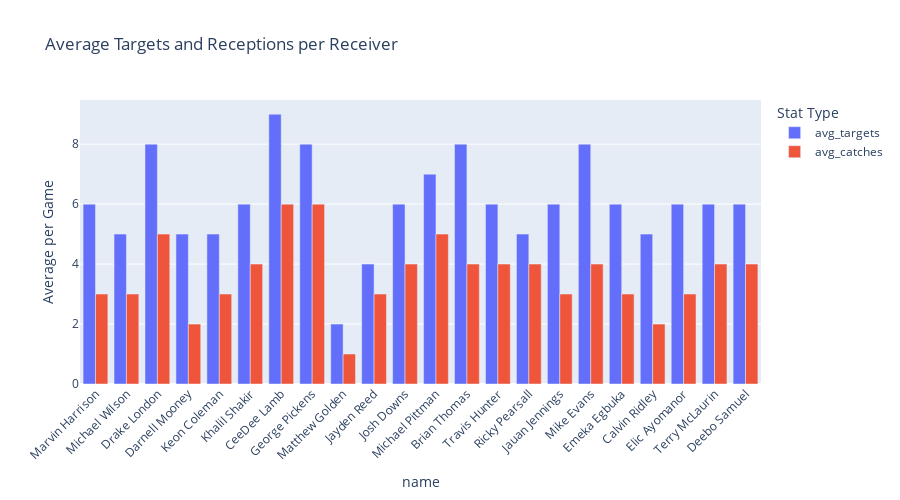

Here is the notebook cell this chart was saved with:
### Code cell
teams = ["ATL", "ARI", "BUF", "DAL", "GB", "IND", "JAX", "SF", "TB", "TEN", "WAS"]

with duckdb.connect(DATABASE) as con:
    df_wr1_wr2 = con.sql("""
        SELECT player_id, name, current_team_x, depth_chart_rank, ROUND(AVG(receiving_targets)) AS avg_targets, ROUND(AVG(snaps)) AS avg_snaps, ROUND(AVG(receiving_catches)) AS avg_catches, ROUND(AVG(receiving_yards),1) AS avg_yards
        FROM wr1_wr2
        GROUP BY player_id, current_team_x, name, depth_chart_rank
        ORDER BY current_team_x, depth_chart_rank
        ;
    """).df()

plot_df = df_wr1_wr2.melt(
    id_vars=["name", "current_team_x"],
    value_vars=["avg_targets", "avg_catches"],
    var_name="stat",
    value_name="value"
)
plot_df = plot_df[plot_df["current_team_x"].isin(teams)]

fig = px.bar(
    plot_df,
    x="name",   # receiver
    y="value",       # stat value
    color="stat",    # Targets and Receptions stacked
    hover_data=["current_team_x"],  # show team on hover
    title="Average Targets and Receptions per Receiver",
    labels={
        "player_id": "Receiver",
        "value": "Average per Game",
        "stat": "Stat Type"
    }
)

# Make it stacked
fig.update_layout(
    barmode="group",
    xaxis_tickangle=-45,
    height=500
)

fig.show()

### Figure 1 — Plotly figure (JSON) as saved in the notebook; plotly's stock layout.template omitted (floating-point values rounded to 4 significant figures)
{"data": [{"customdata": [["ARI"], ["ARI"], ["ATL"], ["ATL"], ["BUF"], ["BUF"], ["DAL"], ["DAL"], ["GB"], ["GB"], ["IND"], ["IND"], ["JAX"], ["JAX"], ["SF"], ["SF"], ["TB"], ["TB"], ["TEN"], ["TEN"], ["WAS"], ["WAS"]], "hovertemplate": "Stat Type=avg_targets<br>name=%{x}<br>Average per Game=%{y}<br>current_team_x=%{customdata[0]}<extra></extra>", "legendgroup": "avg_targets", "marker": {"color": "#636efa", "pattern": {"shape": ""}}, "name": "avg_targets", "orientation": "v", "showlegend": true, "textposition": "auto", "type": "bar", "x": ["Marvin Harrison", "Michael Wilson", "Drake London", "Darnell Mooney", "Keon Coleman", "Khalil Shakir", "CeeDee Lamb", "George Pickens", "Matthew Golden", "Jayden Reed", "Josh Downs", "Michael Pittman", "Brian Thomas", "Travis Hunter", "Ricky Pearsall", "Jauan Jennings", "Mike Evans", "Emeka Egbuka", "Calvin Ridley", "Elic Ayomanor", "Terry McLaurin", "Deebo Samuel"], "xaxis": "x", "y": [6.0, 5.0, 8.0, 5.0, 5.0, 6.0, 9.0, 8.0, 2.0, 4.0, 6.0, 7.0, 8.0, 6.0, 5.0, 6.0, 8.0, 6.0, 5.0, 6.0, 6.0, 6.0], "yaxis": "y"}, {"customdata": [["ARI"], ["ARI"], ["ATL"], ["ATL"], ["BUF"], ["BUF"], ["DAL"], ["DAL"], ["GB"], ["GB"], ["IND"], ["IND"], ["JAX"], ["JAX"], ["SF"], ["SF"], ["TB"], ["TB"], ["TEN"], ["TEN"], ["WAS"], ["WAS"]], "hovertemplate": "Stat Type=avg_catches<br>name=%{x}<br>Average per Game=%{y}<br>current_team_x=%{customdata[0]}<extra></extra>", "legendgroup": "avg_catches", "marker": {"color": "#EF553B", "pattern": {"shape": ""}}, "name": "avg_catches", "orientation": "v", "showlegend": true, "textposition": "auto", "type": "bar", "x": ["Marvin Harrison", "Michael Wilson", "Drake London", "Darnell Mooney", "Keon Coleman", "Khalil Shakir", "CeeDee Lamb", "George Pickens", "Matthew Golden", "Jayden Reed", "Josh Downs", "Michael Pittman", "Brian Thomas", "Travis Hunter", "Ricky Pearsall", "Jauan Jennings", "Mike Evans", "Emeka Egbuka", "Calvin Ridley", "Elic Ayomanor", "Terry McLaurin", "Deebo Samuel"], "xaxis": "x", "y": [3.0, 3.0, 5.0, 2.0, 3.0, 4.0, 6.0, 6.0, 1.0, 3.0, 4.0, 5.0, 4.0, 4.0, 4.0, 3.0, 4.0, 3.0, 2.0, 3.0, 4.0, 4.0], "yaxis": "y"}], "layout": {"barmode": "group", "height": 500, "legend": {"title": {"text": "Stat Type"}, "tracegroupgap": 0}, "title": {"text": "Average Targets and Receptions per Receiver"}, "xaxis": {"anchor": "y", "domain": [0, 1], "tickangle": -45, "title": {"text": "name"}}, "yaxis": {"anchor": "x", "domain": [0, 1], "title": {"text": "Average per Game"}}}}
